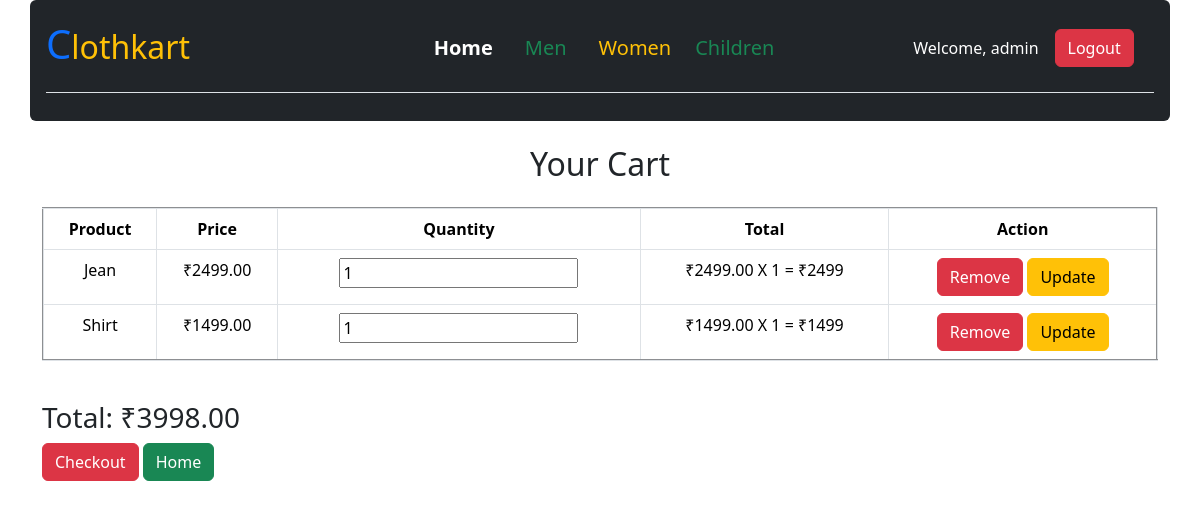
The app's page /cart/ (signed in) with its own data.
### store/models.py (models this page shows, shortened)
class CartItem(models.Model):
    cart = models.ForeignKey(Cart , related_name= 'items' , on_delete=models.CASCADE)
    product = models.ForeignKey(Product , on_delete=models.CASCADE)
    quantity = models.PositiveIntegerField(default=1)
    def subtotal(self):
        return self.product.price * self.quantity

class Product(models.Model):
    category = models.ForeignKey(Category , on_delete=models.CASCADE)
    name = models.CharField(max_length=200)
    description = models.TextField()
    price = models.DecimalField(max_digits=8 , decimal_places=2)
    image = models.ImageField(upload_to='products/')

class Cart(models.Model):
    user = models.ForeignKey(settings.AUTH_USER_MODEL, on_delete=models.CASCADE)
    def total_price(self):
        return sum(item.subtotal() for item in self.items.all())

### store/views.py (the view, shortened to what this page needs)
# urls.py: path('cart/', views.view_cart , name='view_cart'),
@login_required
def view_cart(request):
    cart , _ = Cart.objects.get_or_create(user = request.user)
    return render(request , 'cart.html',{'cart': cart})

### store/templates/cart.html (shortened to what this page needs)
{% extends 'base.html' %}
{% block content %}
<h2 class="mb-4 text-center">Your Cart</h2>
{% if cart.items.all %}
<form method="post">
    <table class="table table-bordered" border="2" cellpadding="15">
        <tr class="text-center">
            <th>Product</th>
            <th>Price</th>
            <th>Quantity</th>
            <th>Total</th>
            <th>Action</th>
        </tr>
        {% for item in cart.items.all  %}
        <tr class="text-center">
            <td>{{ item.product.name }}</td>
            <td>₹{{ item.product.price|floatformat:2 }}</td>
            <td>
                <input type="number" name="quantity_{{ item.id }}" value="{{ item.quantity }}" min="1">
            </td>
            <td>
               ₹{{ item.product.price|floatformat:2 }} X {{ item.quantity }} = ₹{{ item.product.price|floatformat:2|add:"0"|floatformat }}
            </td>
            <td>
                <a href="{% url 'remove' item.id %}" class="btn btn-danger">Remove </a>
                <button type="submit" class="btn btn-warning">Update</button>
            </td>
        </tr>
        {% endfor %}
    </table>
        <br>
    <h3>Total: ₹{{ cart.total_price }}</h3>
</form>
{% else %}
  <p>Your cart is empty.</p>
{% endif %}
<a href="{% url 'checkout' %}" class="btn btn-danger">Checkout</a>
<a href="{% url 'home' %}" class="btn btn-success">Home</a>
{% endblock %}

### store/templates/base.html (shortened to what this page needs)
<!DOCTYPE html>
<html lang="en">
  <head>
    <link
      href="https://cdn.jsdelivr.net/npm/bootstrap@5.3.3/dist/css/bootstrap.min.css"
      rel="stylesheet"
    />
  </head>
  <body>
    <div class="container bg-dark px-3 py-1 rounded">
      <header
        class="d-flex flex-wrap align-items-center justify-content-center justify-content-md-between py-3 mb-4 border-bottom "
      >
        <div class="col-md-3">
          <h2 class="text-warning">
            <span class="text-primary fs-1">C</span>lothkart
          </h2>
        </div>
        <ul class="nav col-12 col-md-auto mb-2 justify-content-center mb-md-0">
          <li>
            <a href="{% url 'home' %}" class="nav-link px-3 text-white fs-5 fw-bold"
              >Home</a
            >
          </li>
          <li>
            <a href="{% url 'category' 'Men' %}" class="nav-link px-3 text-success fs-5">Men</a>
          </li>
          <li><a href="{% url 'category' 'Women' %}" class="nav-link px-3 text-warning fs-5">Women</a></li>
          <li>
            <a href="{% url 'category' 'Children' %}" class="nav-link px-2 text-success fs-5">Children</a>
          </li>
        </ul>
        <div class="col-12 col-md-3 d-flex justify-content-center align-items-center mt-2 mt-md-0">
          {% if user.is_authenticated %}
          <span class="text-white mx-3"> Welcome, {{ request.user.username }} </span>
          <a href="{% url 'logout' %}" class="btn btn-danger">Logout</a>
          {% else %}
          <a href="{% url 'login' %}" class="btn btn-outline-primary me-2"
            >Login</a
          >
          <a href="{% url 'signup' %}" class="btn btn-primary">Signup</a>
          {% endif %}
        </div>
      </header>
    </div>
    <div class="container mt-4">{% block content %} {% endblock %}</div>
  </body>
</html>

### records on screen
CartItem: product.name "Jean", product.price "2499.00", quantity "1", product.price|add "2499"
CartItem: product.name "Shirt", product.price "1499.00", quantity "1", product.price|add "1499"
Cart: total_price "3998.00"

### other values on screen
{{ request.user.username }} "admin"
